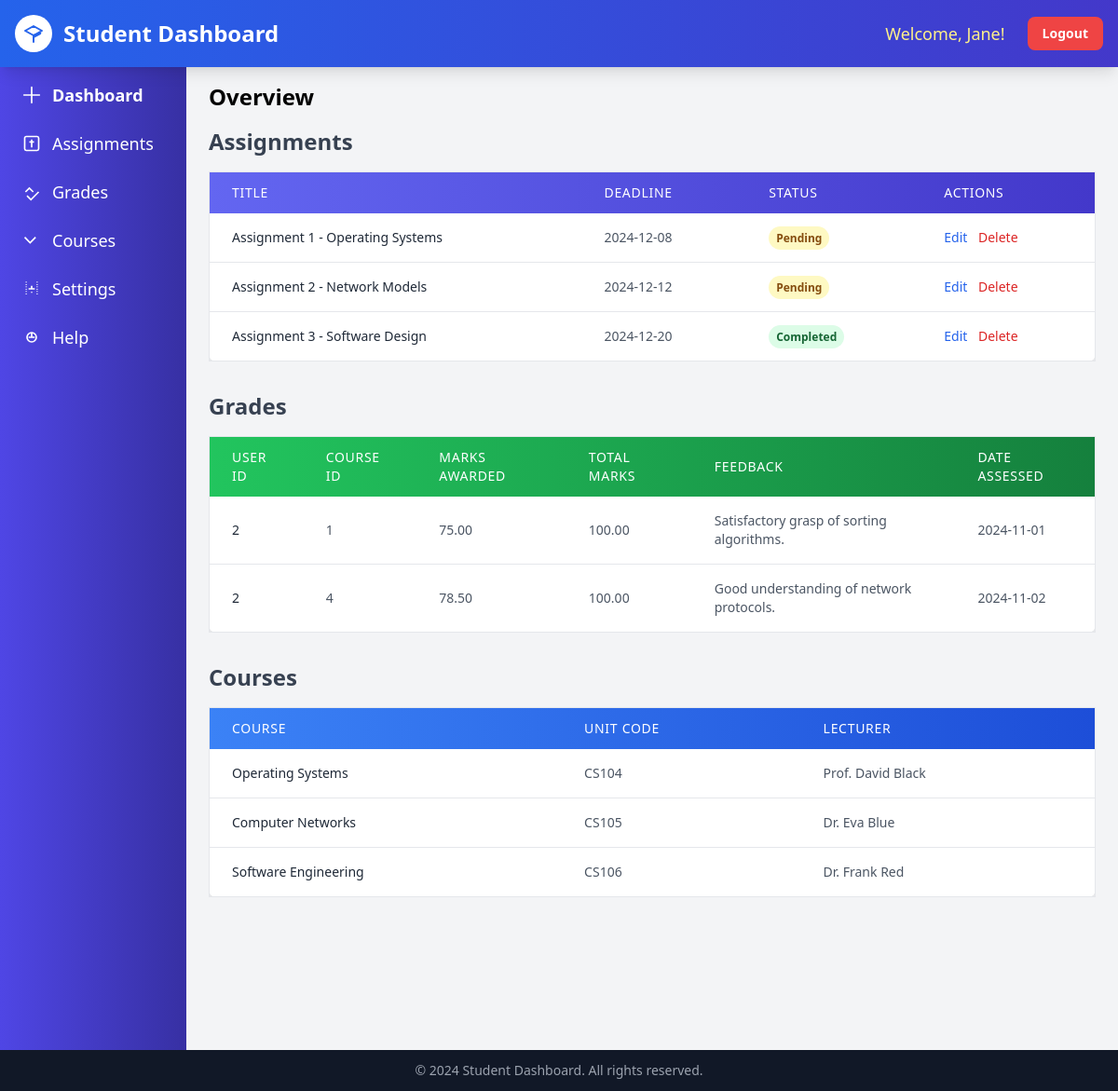
The app's page /src/dashboard.php (signed in) with its own data.
### tables this page shows
CREATE TABLE assignments (
    id INT AUTO_INCREMENT PRIMARY KEY,
    user_id INT NOT NULL,
    title VARCHAR(100) NOT NULL,
    deadline DATE NOT NULL,
    status ENUM('Pending', 'Completed') NOT NULL DEFAULT 'Pending',
    FOREIGN KEY (user_id) REFERENCES users(id)
);

CREATE TABLE grades (
    grade_id INT AUTO_INCREMENT PRIMARY KEY,
    user_id INT NOT NULL,  
    course_id INT NOT NULL,  
    marks_awarded DECIMAL(5, 2) NOT NULL,
    total_marks DECIMAL(5, 2) NOT NULL,
    feedback TEXT,
    date_assessed DATE NOT NULL,
    FOREIGN KEY (course_id) REFERENCES courses(id),
    FOREIGN KEY (user_id) REFERENCES users(id)
);

CREATE TABLE courses (
    id INT AUTO_INCREMENT PRIMARY KEY,
    user_id INT NOT NULL,
    course_name VARCHAR(100) NOT NULL,
    unit_code VARCHAR(10) NOT NULL,
    lecturer_name VARCHAR(100) NOT NULL,
    FOREIGN KEY (user_id) REFERENCES users(id)
);

### src/header.php (called while the page is built, shortened)
<?php
$current_page = basename(($_SERVER['PHP_SELF']));
if(isset($_SESSION["user"])&& !empty($_SESSION["user"])){
    $user = $_SESSION["user"];
}else{
    if($current_page !== "Login.php"){
    header("Location: ./Login.php");
    exit();
    }
    $user = null;
}
?>

### src/dashboard.php (the view, shortened to what this page needs)
<?php
require "./header.php";
?>
<!DOCTYPE html>
<html lang="en">
<head>
    <link href="../output.css" rel="stylesheet">
</head>
<body class="bg-gray-100">
    <header class="bg-gradient-to-r from-blue-600 to-indigo-700 text-white p-4 flex justify-between items-center fixed top-0 w-full z-10 shadow-lg">
        <div class="flex items-center space-x-3">
            <div class="rounded-full bg-white p-2">
                <svg class="w-6 h-6 text-blue-600" fill="none" stroke="currentColor" stroke-width="2" viewBox="0 0 24 24" xmlns="http://www.w3.org/2000/svg">
                    <path stroke-linecap="round" stroke-linejoin="round" d="M12 14l9-5-9-5-9 5 9 5zm0 7v-6.4a1 1 0 01.553-.894l6.197-3.1a1 1 0 010 1.788l-6.197 3.1A1 1 0 0112 16.6V21z"></path>
                </svg>
            </div>
            <h1 class="text-2xl font-extrabold">Student Dashboard</h1>
        </div>
        <div class="flex items-center space-x-6">
            <span class="text-lg font-medium text-yellow-200 animate-pulse">Welcome, <?= htmlspecialchars($user['first_name']) ?>!</span>
            <a href="./Home.php" class="text-sm font-semibold bg-red-500 hover:bg-red-600 transition rounded-lg px-4 py-2 text-white">
                Logout
            </a>
        </div>
    </header>
    <div class="flex flex-col md:flex-row pt-16">
        <nav class="bg-gradient-to-r from-indigo-600 to-indigo-800 text-white w-full md:w-1/6 h-screen p-6">
            <ul class="space-y-6">
                <li>
                    <a href="#overview" data-content="" class="sidebar-link flex items-center text-lg font-semibold hover:text-indigo-200 transition duration-200">
                        <svg xmlns="http://www.w3.org/2000/svg" class="w-5 h-5 mr-3" fill="none" stroke="currentColor" viewBox="0 0 24 24" stroke-width="2">
                            <path d="M12 2v20M2 12h20" stroke-linecap="round" stroke-linejoin="round" />
                        </svg>
                        Dashboard
                    </a>
                </li>
                <li>
                    <a href="#assignments" data-content="assignment.php" class="sidebar-link flex items-center text-lg hover:text-indigo-200 transition duration-200">
                        <svg xmlns="http://www.w3.org/2000/svg" class="w-5 h-5 mr-3" fill="none" stroke="currentColor" viewBox="0 0 24 24" stroke-width="2">
                            <path d="M19 3H5c-1.1 0-1.99.9-1.99 2L3 19c0 1.1.89 1.99 1.99 1.99H19c1.1 0 1.99-.89 1.99-1.99L21 5c0-1.1-.89-2-1.99-2zM12 7v10M9 10h6" />
                        </svg>
                        Assignments
                    </a>
                </li>
                <li>
                    <a href="#grades" data-content="grade.php" class="sidebar-link flex items-center text-lg hover:text-indigo-200 transition duration-200">
                        <svg xmlns="http://www.w3.org/2000/svg" class="w-5 h-5 mr-3" fill="none" stroke="currentColor" viewBox="0 0 24 24" stroke-width="2">
                            <path d="M21 12l-10 10-5-5M4 12l5-5 5 5" />
                        </svg>
                        Grades
                    </a>
                </li>
                <li>
                    <a href="#courses" data-content="courses.php" class="sidebar-link flex items-center text-lg hover:text-indigo-200 transition duration-200">
                        <svg xmlns="http://www.w3.org/2000/svg" class="w-5 h-5 mr-3" fill="none" stroke="currentColor" viewBox="0 0 24 24" stroke-width="2">
                            <path d="M3 8l7 7 7-7" />
                        </svg>
                        Courses
                    </a>
                </li>
                <li>
                    <a href="#settings" data-content="settings.php" class="sidebar-link flex items-center text-lg hover:text-indigo-200 transition duration-200">
                        <svg xmlns="http://www.w3.org/2000/svg" class="w-5 h-5 mr-3" fill="none" stroke="currentColor" viewBox="0 0 24 24" stroke-width="2">
                            <path d="M12 8v4M12 16v1M8 12h4M12 12h4M5 3v1M5 6v1M5 9v1M5 12v1M5 15v1M5 18v1M19 3v1M19 6v1M19 9v1M19 12v1M19 15v1M19 18v1" />
                        </svg>
                        Settings
                    </a>
                </li>
                <li>
                    <a href="#help" data-content="help.php" class="sidebar-link flex items-center text-lg hover:text-indigo-200 transition duration-200">
                        <svg xmlns="http://www.w3.org/2000/svg" class="w-5 h-5 mr-3" fill="none" stroke="currentColor" viewBox="0 0 24 24" stroke-width="2">
                            <path d="M12 6v6m0 0H8m4 0h4M12 18h0a6 6 0 1 1 0-12a6 6 0 0 1 0 12z" />
                        </svg>
                        Help
                    </a>
                </li>
            </ul>
        </nav>
        <main id="main-content" class="flex-1 p-6 max-h-screen overflow-y-auto">
            <h2 class="text-2xl font-bold mb-4">Overview</h2>
            <section class="mb-8">
                <h3 class="text-2xl font-semibold text-gray-700 mb-4">Assignments</h3>
                <div class="overflow-x-auto">
                    <table class="min-w-full bg-white shadow-lg rounded-lg border border-gray-200">
                        <thead class="bg-gradient-to-r from-indigo-500 to-indigo-700 text-white">
                            <tr>
                                <th class="px-6 py-3 text-left text-sm font-medium uppercase tracking-wider">Title</th>
                                <th class="px-6 py-3 text-left text-sm font-medium uppercase tracking-wider">Deadline</th>
                                <th class="px-6 py-3 text-left text-sm font-medium uppercase tracking-wider">Status</th>
                                <th class="px-6 py-3 text-left text-sm font-medium uppercase tracking-wider">Actions</th>
                            </tr>
                        </thead>
                        <tbody class="divide-y divide-gray-200">
                            <?php
                            $query = "SELECT title, deadline, status, id FROM assignments WHERE user_id = :user_id";
                            $stmt = $pdo->prepare($query);
                            $stmt->bindValue(':user_id', $user['id'], PDO::PARAM_INT);
                            $stmt->execute();
                            $assignments = $stmt->fetchAll(PDO::FETCH_ASSOC);
                            if (count($assignments) > 0) {
                                foreach ($assignments as $row) {
                                    echo "<tr class='hover:bg-gray-50 transition'>
                                <td class='px-6 py-4 text-sm text-gray-800 font-medium'>" . htmlspecialchars($row['title']) . "</td>
                                <td class='px-6 py-4 text-sm text-gray-600'>" . htmlspecialchars($row['deadline']) . "</td>
                                <td class='px-6 py-4 text-sm text-gray-600'>
                                    <span class='px-2 py-1 text-xs font-semibold rounded-full " .
                                        (strtolower($row['status']) == 'completed' ? 'bg-green-100 text-green-800' : 'bg-yellow-100 text-yellow-800') .
                                        "'>" . htmlspecialchars($row['status']) . "</span>
                                </td>
                                <td class='px-6 py-4 text-sm'>
                                    <a href='./edit_assignment.php?id=" . htmlspecialchars($row['id']) . "' class='text-blue-600 hover:underline mr-2'>Edit</a>
                                    <a href='./delete_assignment.php?id=" . htmlspecialchars($row['id']) . "' class='text-red-600 hover:underline'>Delete</a>
                                </td>
                              </tr>";
                                }
                            } else {
                                echo "<tr>
                            <td colspan='4' class='px-6 py-4 text-center text-gray-500'>
                                No assignments available.
                            </td>
                          </tr>";
                            }
                            ?>
                        </tbody>
                    </table>
                </div>
            </section>
            <section class="mb-8">
                <h3 class="text-2xl font-bold text-gray-700 mb-4">Grades</h3>
                <div class="overflow-x-auto">
                    <table class="min-w-full bg-white shadow-lg rounded-lg border border-gray-200">
                        <thead class="bg-gradient-to-r from-green-500 to-green-700 text-white">
                            <tr>
                                <th class="px-6 py-3 text-left text-sm font-medium uppercase tracking-wider">User ID</th>
                                <th class="px-6 py-3 text-left text-sm font-medium uppercase tracking-wider">Course ID</th>
                                <th class="px-6 py-3 text-left text-sm font-medium uppercase tracking-wider">Marks Awarded</th>
                                <th class="px-6 py-3 text-left text-sm font-medium uppercase tracking-wider">Total Marks</th>
                                <th class="px-6 py-3 text-left text-sm font-medium uppercase tracking-wider">Feedback</th>
                                <th class="px-6 py-3 text-left text-sm font-medium uppercase tracking-wider">Date Assessed</th>
                            </tr>
                        </thead>
                        <tbody class="divide-y divide-gray-200">
                            <?php
                            $query = "SELECT user_id, course_id, marks_awarded, total_marks, feedback, date_assessed FROM grades WHERE user_id = :user_id";
                            $stmt = $pdo->prepare($query);
                            $stmt->bindValue(':user_id', $user['id'], PDO::PARAM_INT);
                            $stmt->execute();
                            $grades = $stmt->fetchAll(PDO::FETCH_ASSOC);
                            if (count($grades) > 0) {
                                foreach ($grades as $row) {
                                    echo "<tr class='hover:bg-gray-100 transition'>
                                <td class='px-6 py-4 text-sm text-gray-800 font-medium'>" . htmlspecialchars($row['user_id']) . "</td>
                                <td class='px-6 py-4 text-sm text-gray-600'>" . htmlspecialchars($row['course_id']) . "</td>
                                <td class='px-6 py-4 text-sm text-gray-600'>" . htmlspecialchars($row['marks_awarded']) . "</td>
                                <td class='px-6 py-4 text-sm text-gray-600'>" . htmlspecialchars($row['total_marks']) . "</td>
                                <td class='px-6 py-4 text-sm text-gray-600'>" . htmlspecialchars($row['feedback']) . "</td>
                                <td class='px-6 py-4 text-sm text-gray-600'>" . htmlspecialchars($row['date_assessed']) . "</td>
                              </tr>";
                                }
                            } else {
                                echo "<tr>
                            <td colspan='6' class='px-6 py-4 text-center text-gray-500'>
                                No grades available for this user.
                            </td>
                          </tr>";
                            }
                            ?>
                        </tbody>
                    </table>
                </div>
            </section>
            <section class="mb-8">
                <h3 class="text-2xl font-bold text-gray-700 mb-4">Courses</h3>
                <div class="overflow-x-auto">
                    <table class="min-w-full bg-white shadow-lg rounded-lg border border-gray-200">
                        <thead class="bg-gradient-to-r from-blue-500 to-blue-700 text-white">
                            <tr>
                                <th class="px-6 py-3 text-left text-sm font-medium uppercase tracking-wider">Course</th>
                                <th class="px-6 py-3 text-left text-sm font-medium uppercase tracking-wider">Unit Code</th>
                                <th class="px-6 py-3 text-left text-sm font-medium uppercase tracking-wider">Lecturer</th>
                            </tr>
                        </thead>
                        <tbody class="divide-y divide-gray-200">
                            <?php
                            $query = "SELECT course_name, unit_code, lecturer_name FROM courses WHERE user_id = :user_id";
                            $stmt = $pdo->prepare($query);
                            $stmt->bindValue(':user_id', $user['id'], PDO::PARAM_INT);
                            $stmt->execute();
                            $courses = $stmt->fetchAll(PDO::FETCH_ASSOC);
                            if (count($courses) > 0) {
                                foreach ($courses as $row) {
                                    echo "<tr class='hover:bg-gray-100 transition'>
                                <td class='px-6 py-4 text-sm text-gray-800 font-medium'>" . htmlspecialchars($row['course_name']) . "</td>
                                <td class='px-6 py-4 text-sm text-gray-600'>" . htmlspecialchars($row['unit_code']) . "</td>
                                <td class='px-6 py-4 text-sm text-gray-600'>" . htmlspecialchars($row['lecturer_name']) . "</td>
                              </tr>";
                                }
                            } else {
                                echo "<tr>
                            <td colspan='3' class='px-6 py-4 text-center text-gray-500'>
                                No courses found for this user.
                            </td>
                          </tr>";
                            }
                            ?>
                        </tbody>
                    </table>
                </div>
            </section>
        </main>
    </div>
    <footer class="bg-gray-900 text-white text-center py-3">
        <div class="container mx-auto px-4">
            <p class="text-sm text-gray-400">&copy; 2024 Student Dashboard. All rights reserved.</p>
        </div>
    </footer>
</body>
</html>

### records on screen
assignments: title "Assignment 1 - Operating Systems", deadline "2024-12-08", status "Pending"
assignments: title "Assignment 2 - Network Models", deadline "2024-12-12", status "Pending"
assignments: title "Assignment 3 - Software Design", deadline "2024-12-20", status "Completed"
grades: user "2", course "1", marks_awarded "75.00", total_marks "100.00", feedback "Satisfactory grasp of sorting algorithms.", date_assessed "2024-11-01"
grades: user "2", course "4", marks_awarded "78.50", total_marks "100.00", feedback "Good understanding of network protocols.", date_assessed "2024-11-02"
courses: course_name "Operating Systems", unit_code "CS104", lecturer_name "Prof. David Black"
courses: course_name "Computer Networks", unit_code "CS105", lecturer_name "Dr. Eva Blue"
courses: course_name "Software Engineering", unit_code "CS106", lecturer_name "Dr. Frank Red"

### other values on screen
$user['first_name'] "Jane"
